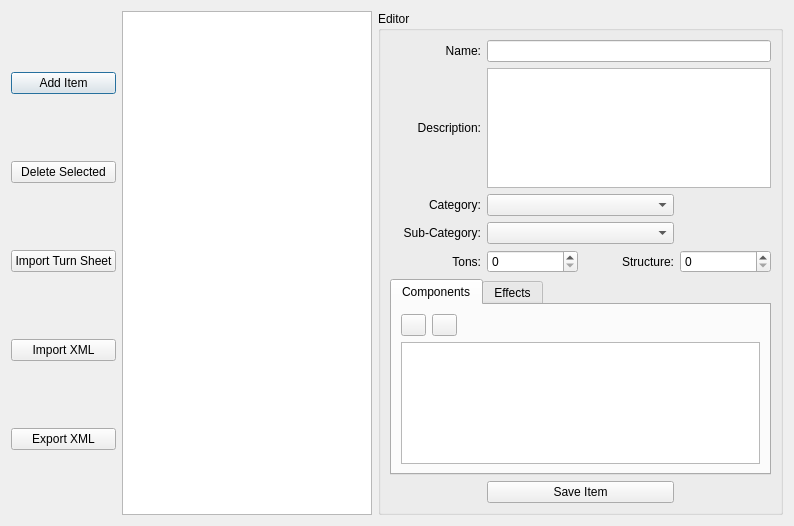
<?xml version="1.0" encoding="UTF-8"?>
<ui version="4.0">
 <class>ItemBrowser</class>
 <widget class="QDialog" name="ItemBrowser">
  <property name="geometry">
   <rect>
    <x>0</x>
    <y>0</y>
    <width>794</width>
    <height>526</height>
   </rect>
  </property>
  <property name="windowTitle">
   <string>Dialog</string>
  </property>
  <layout class="QHBoxLayout" name="horizontalLayout" stretch="0,0,1000">
   <item>
    <layout class="QVBoxLayout" name="verticalLayout" stretch="0,0,0,0,0">
     <item>
      <widget class="QPushButton" name="addItemBut">
       <property name="text">
        <string>Add Item</string>
       </property>
      </widget>
     </item>
     <item>
      <widget class="QPushButton" name="deleteItemBut">
       <property name="text">
        <string>Delete Selected</string>
       </property>
      </widget>
     </item>
     <item>
      <widget class="QPushButton" name="turnSheetBut">
       <property name="toolTip">
        <string>Parse item data from a turn sheet</string>
       </property>
       <property name="text">
        <string>Import Turn Sheet</string>
       </property>
      </widget>
     </item>
     <item>
      <widget class="QPushButton" name="importBut">
       <property name="toolTip">
        <string>Import items from an exported xml file</string>
       </property>
       <property name="text">
        <string>Import XML</string>
       </property>
      </widget>
     </item>
     <item>
      <widget class="QPushButton" name="exportBut">
       <property name="toolTip">
        <string>Export the items database to a separate file</string>
       </property>
       <property name="text">
        <string>Export XML</string>
       </property>
      </widget>
     </item>
    </layout>
   </item>
   <item>
    <widget class="QTreeView" name="treeView">
     <property name="maximumSize">
      <size>
       <width>250</width>
       <height>16777215</height>
      </size>
     </property>
     <property name="dragEnabled">
      <bool>true</bool>
     </property>
     <property name="dragDropMode">
      <enum>QAbstractItemView::DragOnly</enum>
     </property>
    </widget>
   </item>
   <item>
    <widget class="QGroupBox" name="groupBox">
     <property name="title">
      <string>Editor</string>
     </property>
     <layout class="QGridLayout" name="gridLayout">
      <item row="0" column="0">
       <widget class="QLabel" name="label">
        <property name="text">
         <string>Name:</string>
        </property>
        <property name="alignment">
         <set>Qt::AlignRight|Qt::AlignTrailing|Qt::AlignVCenter</set>
        </property>
       </widget>
      </item>
      <item row="0" column="1" colspan="3">
       <widget class="QLineEdit" name="nameEdit"/>
      </item>
      <item row="1" column="0">
       <widget class="QLabel" name="label_2">
        <property name="text">
         <string>Description:</string>
        </property>
        <property name="alignment">
         <set>Qt::AlignRight|Qt::AlignTrailing|Qt::AlignVCenter</set>
        </property>
       </widget>
      </item>
      <item row="1" column="1" colspan="3">
       <widget class="QPlainTextEdit" name="descEdit"/>
      </item>
      <item row="2" column="0">
       <widget class="QLabel" name="label_3">
        <property name="text">
         <string>Category:</string>
        </property>
        <property name="alignment">
         <set>Qt::AlignRight|Qt::AlignTrailing|Qt::AlignVCenter</set>
        </property>
       </widget>
      </item>
      <item row="2" column="1" colspan="2">
       <widget class="QComboBox" name="categoryCombo"/>
      </item>
      <item row="3" column="0">
       <widget class="QLabel" name="subcatLabel">
        <property name="text">
         <string>Sub-Category:</string>
        </property>
        <property name="alignment">
         <set>Qt::AlignRight|Qt::AlignTrailing|Qt::AlignVCenter</set>
        </property>
       </widget>
      </item>
      <item row="3" column="1" colspan="2">
       <widget class="QComboBox" name="subcatCombo"/>
      </item>
      <item row="4" column="0">
       <widget class="QLabel" name="tonsLabel">
        <property name="text">
         <string>Tons:</string>
        </property>
        <property name="alignment">
         <set>Qt::AlignRight|Qt::AlignTrailing|Qt::AlignVCenter</set>
        </property>
       </widget>
      </item>
      <item row="4" column="1">
       <widget class="QSpinBox" name="tonsSpin"/>
      </item>
      <item row="4" column="2">
       <widget class="QLabel" name="label_5">
        <property name="text">
         <string>Structure:</string>
        </property>
        <property name="alignment">
         <set>Qt::AlignRight|Qt::AlignTrailing|Qt::AlignVCenter</set>
        </property>
       </widget>
      </item>
      <item row="4" column="3">
       <widget class="QSpinBox" name="structureSpin"/>
      </item>
      <item row="8" column="1" colspan="2">
       <widget class="QPushButton" name="saveItemBut">
        <property name="text">
         <string>Save Item</string>
        </property>
       </widget>
      </item>
      <item row="5" column="0" colspan="4">
       <widget class="QTabWidget" name="tabWidget">
        <property name="currentIndex">
         <number>0</number>
        </property>
        <widget class="QWidget" name="comps">
         <attribute name="title">
          <string>Components</string>
         </attribute>
         <layout class="QVBoxLayout" name="verticalLayout_3">
          <item>
           <layout class="QHBoxLayout" name="horizontalLayout_3" stretch="0,0,0">
            <item>
             <widget class="QPushButton" name="addMatBut">
              <property name="maximumSize">
               <size>
                <width>25</width>
                <height>16777215</height>
               </size>
              </property>
              <property name="text">
               <string/>
              </property>
              <property name="icon">
               <iconset>
                <normaloff>:/icons/plus.png</normaloff>:/icons/plus.png</iconset>
              </property>
             </widget>
            </item>
            <item>
             <widget class="QPushButton" name="deleteMatBut">
              <property name="maximumSize">
               <size>
                <width>25</width>
                <height>16777215</height>
               </size>
              </property>
              <property name="text">
               <string/>
              </property>
              <property name="icon">
               <iconset>
                <normaloff>:/icons/minus.png</normaloff>:/icons/minus.png</iconset>
              </property>
             </widget>
            </item>
            <item>
             <spacer name="horizontalSpacer_2">
              <property name="orientation">
               <enum>Qt::Horizontal</enum>
              </property>
              <property name="sizeHint" stdset="0">
               <size>
                <width>40</width>
                <height>20</height>
               </size>
              </property>
             </spacer>
            </item>
           </layout>
          </item>
          <item>
           <widget class="MaterialsWidget" name="materialsTable">
            <property name="acceptDrops">
             <bool>true</bool>
            </property>
            <property name="dragDropMode">
             <enum>QAbstractItemView::DropOnly</enum>
            </property>
           </widget>
          </item>
         </layout>
        </widget>
        <widget class="QWidget" name="effects">
         <attribute name="title">
          <string>Effects</string>
         </attribute>
         <layout class="QVBoxLayout" name="verticalLayout_2">
          <item>
           <layout class="QHBoxLayout" name="horizontalLayout_2" stretch="0,0,0">
            <item>
             <widget class="QPushButton" name="addEffectBut">
              <property name="maximumSize">
               <size>
                <width>25</width>
                <height>16777215</height>
               </size>
              </property>
              <property name="text">
               <string/>
              </property>
              <property name="icon">
               <iconset>
                <normaloff>:/icons/plus.png</normaloff>:/icons/plus.png</iconset>
              </property>
             </widget>
            </item>
            <item>
             <widget class="QPushButton" name="deleteEffectBut">
              <property name="maximumSize">
               <size>
                <width>25</width>
                <height>16777215</height>
               </size>
              </property>
              <property name="text">
               <string/>
              </property>
              <property name="icon">
               <iconset>
                <normaloff>:/icons/minus.png</normaloff>:/icons/minus.png</iconset>
              </property>
             </widget>
            </item>
            <item>
             <spacer name="horizontalSpacer">
              <property name="orientation">
               <enum>Qt::Horizontal</enum>
              </property>
              <property name="sizeHint" stdset="0">
               <size>
                <width>40</width>
                <height>20</height>
               </size>
              </property>
             </spacer>
            </item>
           </layout>
          </item>
          <item>
           <widget class="QTableWidget" name="effectsTable"/>
          </item>
         </layout>
        </widget>
       </widget>
      </item>
     </layout>
    </widget>
   </item>
  </layout>
 </widget>
 <customwidgets>
  <customwidget>
   <class>MaterialsWidget</class>
   <extends>QTableWidget</extends>
   <header>MaterialsWidget.h</header>
  </customwidget>
 </customwidgets>
 <resources/>
 <connections>
  <connection>
   <sender>nameEdit</sender>
   <signal>textEdited(QString)</signal>
   <receiver>ItemBrowser</receiver>
   <slot>fieldsChangedSot()</slot>
   <hints>
    <hint type="sourcelabel">
     <x>499</x>
     <y>46</y>
    </hint>
    <hint type="destinationlabel">
     <x>402</x>
     <y>-12</y>
    </hint>
   </hints>
  </connection>
  <connection>
   <sender>descEdit</sender>
   <signal>textChanged()</signal>
   <receiver>ItemBrowser</receiver>
   <slot>fieldsChangedSot()</slot>
   <hints>
    <hint type="sourcelabel">
     <x>565</x>
     <y>115</y>
    </hint>
    <hint type="destinationlabel">
     <x>377</x>
     <y>2</y>
    </hint>
   </hints>
  </connection>
  <connection>
   <sender>categoryCombo</sender>
   <signal>currentIndexChanged(int)</signal>
   <receiver>ItemBrowser</receiver>
   <slot>fieldsChangedSot()</slot>
   <hints>
    <hint type="sourcelabel">
     <x>508</x>
     <y>211</y>
    </hint>
    <hint type="destinationlabel">
     <x>453</x>
     <y>-7</y>
    </hint>
   </hints>
  </connection>
  <connection>
   <sender>subcatCombo</sender>
   <signal>currentIndexChanged(int)</signal>
   <receiver>ItemBrowser</receiver>
   <slot>fieldsChangedSot()</slot>
   <hints>
    <hint type="sourcelabel">
     <x>522</x>
     <y>244</y>
    </hint>
    <hint type="destinationlabel">
     <x>472</x>
     <y>-3</y>
    </hint>
   </hints>
  </connection>
  <connection>
   <sender>tonsSpin</sender>
   <signal>valueChanged(int)</signal>
   <receiver>ItemBrowser</receiver>
   <slot>fieldsChangedSot()</slot>
   <hints>
    <hint type="sourcelabel">
     <x>559</x>
     <y>268</y>
    </hint>
    <hint type="destinationlabel">
     <x>377</x>
     <y>31</y>
    </hint>
   </hints>
  </connection>
  <connection>
   <sender>structureSpin</sender>
   <signal>valueChanged(int)</signal>
   <receiver>ItemBrowser</receiver>
   <slot>fieldsChangedSot()</slot>
   <hints>
    <hint type="sourcelabel">
     <x>732</x>
     <y>267</y>
    </hint>
    <hint type="destinationlabel">
     <x>794</x>
     <y>169</y>
    </hint>
   </hints>
  </connection>
  <connection>
   <sender>materialsTable</sender>
   <signal>itemChanged(QTableWidgetItem*)</signal>
   <receiver>ItemBrowser</receiver>
   <slot>fieldsChangedSot()</slot>
   <hints>
    <hint type="sourcelabel">
     <x>688</x>
     <y>387</y>
    </hint>
    <hint type="destinationlabel">
     <x>792</x>
     <y>320</y>
    </hint>
   </hints>
  </connection>
  <connection>
   <sender>effectsTable</sender>
   <signal>itemChanged(QTableWidgetItem*)</signal>
   <receiver>ItemBrowser</receiver>
   <slot>fieldsChangedSot()</slot>
   <hints>
    <hint type="sourcelabel">
     <x>592</x>
     <y>357</y>
    </hint>
    <hint type="destinationlabel">
     <x>792</x>
     <y>272</y>
    </hint>
   </hints>
  </connection>
 </connections>
 <slots>
  <slot>fieldsChangedSot()</slot>
 </slots>
</ui>
